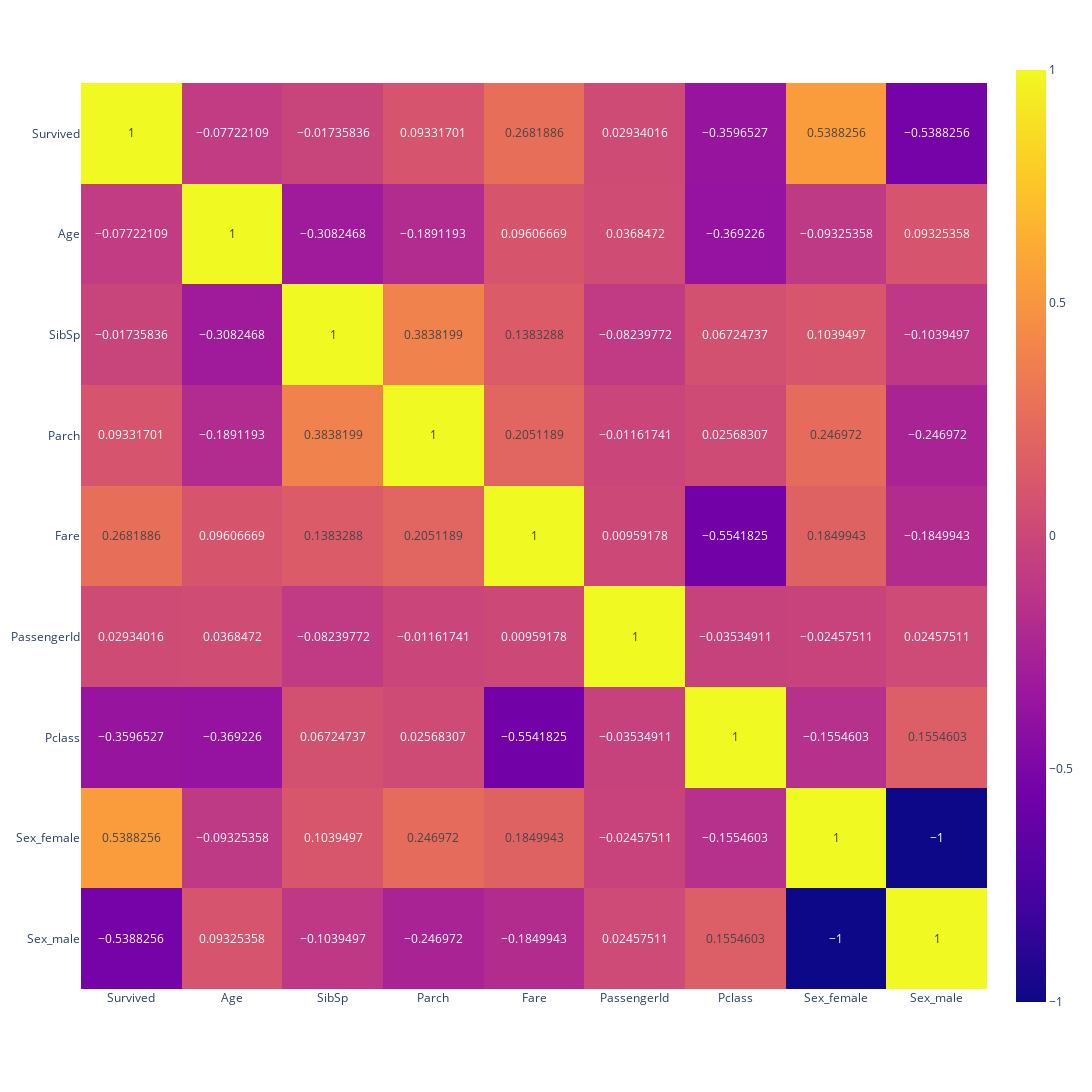

Source (notebook cell):
### Code cell
figure= px.imshow(df.corr(), text_auto=True, width=1200, height=1200)
figure.show()

### Figure 1 — Plotly figure (JSON) as saved in the notebook; plotly's stock layout.template omitted (floating-point values rounded to 4 significant figures)
{"data": [{"coloraxis": "coloraxis", "hovertemplate": "x: %{x}<br>y: %{y}<br>color: %{z}<extra></extra>", "name": "0", "texttemplate": "%{z}", "type": "heatmap", "x": ["Survived", "Age", "SibSp", "Parch", "Fare", "PassengerId", "Pclass", "Sex_female", "Sex_male"], "xaxis": "x", "y": ["Survived", "Age", "SibSp", "Parch", "Fare", "PassengerId", "Pclass", "Sex_female", "Sex_male"], "yaxis": "y", "z": [[1, -0.07722, -0.01736, 0.09332, 0.2682, 0.02934, -0.3597, 0.5388, -0.5388], [-0.07722, 1, -0.3082, -0.1891, 0.09607, 0.03685, -0.3692, -0.09325, 0.09325], [-0.01736, -0.3082, 1, 0.3838, 0.1383, -0.0824, 0.06725, 0.1039, -0.1039], [0.09332, -0.1891, 0.3838, 1, 0.2051, -0.01162, 0.02568, 0.247, -0.247], [0.2682, 0.09607, 0.1383, 0.2051, 1, 0.009592, -0.5542, 0.185, -0.185], [0.02934, 0.03685, -0.0824, -0.01162, 0.009592, 1, -0.03535, -0.02458, 0.02458], [-0.3597, -0.3692, 0.06725, 0.02568, -0.5542, -0.03535, 1, -0.1555, 0.1555], [0.5388, -0.09325, 0.1039, 0.247, 0.185, -0.02458, -0.1555, 1, -1.0], [-0.5388, 0.09325, -0.1039, -0.247, -0.185, 0.02458, 0.1555, -1.0, 1]]}], "layout": {"coloraxis": {"colorscale": [[0, "#0d0887"], [0.1111, "#46039f"], [0.2222, "#7201a8"], [0.3333, "#9c179e"], [0.4444, "#bd3786"], [0.5556, "#d8576b"], [0.6667, "#ed7953"], [0.7778, "#fb9f3a"], [0.8889, "#fdca26"], [1, "#f0f921"]]}, "height": 1200, "margin": {"t": 60}, "width": 1200, "xaxis": {"anchor": "y", "constrain": "domain", "domain": [0, 1], "scaleanchor": "y"}, "yaxis": {"anchor": "x", "autorange": "reversed", "constrain": "domain", "domain": [0, 1]}}}
